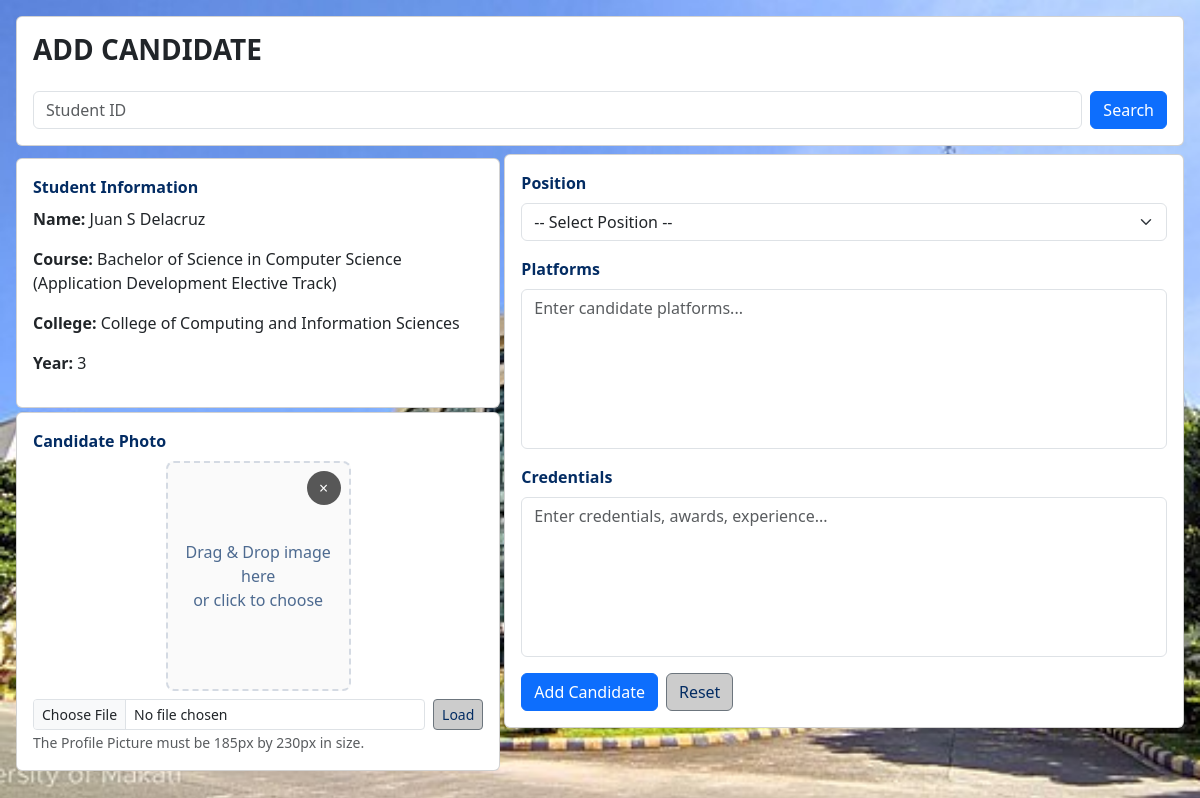
The page /uploads/add_candidate.php?user_id=1001 on the database its author committed.
### tables this page shows
CREATE TABLE `users` (
  `user_id` int(11) NOT NULL,
  `email` varchar(100) NOT NULL,
  `first_name` varchar(50) NOT NULL,
  `middle_name` varchar(50) DEFAULT NULL,
  `last_name` varchar(50) NOT NULL,
  `password_hash` varchar(255) NOT NULL,
  `qr_code` text DEFAULT NULL,
  `role` enum('STUDENT','ADMIN') NOT NULL,
  `full_name` varchar(155) GENERATED ALWAYS AS (concat_ws(' ',`first_name`,`middle_name`,`last_name`)) STORED
);

CREATE TABLE `courses` (
  `course_id` int(11) NOT NULL,
  `course_name` varchar(150) NOT NULL,
  `college_id` int(11) NOT NULL
);

CREATE TABLE `colleges` (
  `college_id` int(11) NOT NULL,
  `college_name` varchar(100) NOT NULL,
  `logo_path` varchar(255) DEFAULT NULL
);

CREATE TABLE `students` (
  `user_id` int(11) NOT NULL,
  `course_id` int(11) NOT NULL,
  `year_level` int(11) NOT NULL,
  `is_enrolled` tinyint(1) DEFAULT 1
);

### uploads/add_candidate.php (the view, shortened to what this page needs)
<?php
$db_host = 'localhost';
$db_user = 'root';
$db_pass = '';
$db_name = 'evoting_system';
$conn = new mysqli($db_host, $db_user, $db_pass, $db_name);
$student = null;
if (!$student && isset($_GET['user_id'])) {
    $uid = intval($_GET['user_id']);
    if ($uid > 0) {
        $sql = "SELECT u.user_id, COALESCE(u.full_name, CONCAT_WS(' ', u.first_name, u.middle_name, u.last_name)) AS full_name, s.year_level, s.is_enrolled, c.course_name, co.college_name
                FROM Users u
                JOIN Students s ON u.user_id = s.user_id
                JOIN Courses c ON s.course_id = c.course_id
                JOIN Colleges co ON c.college_id = co.college_id
                WHERE u.user_id = ? AND u.role = 'STUDENT' LIMIT 1";
        $stmt = $conn->prepare($sql);
        $stmt->bind_param('i', $uid);
        $stmt->execute();
        $res = $stmt->get_result();
        if ($res && $res->num_rows > 0) {
            $student = $res->fetch_assoc();
        }
    }
}
?>
<!doctype html>
<html lang="en">
<head>
  <link href="https://cdn.jsdelivr.net/npm/bootstrap@5.3.2/dist/css/bootstrap.min.css" rel="stylesheet">
  <link rel="stylesheet" href="front.css">
</head>
<body>
<div class="container-fluid p-3">
  <div class="card mb-2">
    <div class="card-body">
      <h3 class="fw-bold mb-4">ADD CANDIDATE</h3>
      <form method="post" class="row g-2 align-items-center">
        <div class="col-auto" style="flex:1">
          <input type="text" name="user_id" class="form-control" placeholder="Student ID" inputmode="numeric" pattern="\d*" required value="<?= isset($_POST['user_id']) ? htmlspecialchars($_POST['user_id']) : '' ?>">
        </div>
        <div class="col-auto">
          <button class="btn btn-primary" type="submit" name="search">Search</button>
        </div>
      </form>
    </div>
  </div>
  <?php if (isset($student) && $student): ?>
  <div class="row g-1">
    <div class="col-lg-5">
      <div class="card mt-1">
        <div class="card-body">
          <label class="form-label">Student Information</label>
          <p><strong>Name:</strong> <?= htmlspecialchars($student['full_name']) ?></p>
          <p><strong>Course:</strong> <?= htmlspecialchars($student['course_name']) ?></p>
          <p><strong>College:</strong> <?= htmlspecialchars($student['college_name']) ?></p>
          <p><strong>Year:</strong> <?= htmlspecialchars($student['year_level']) ?></p>
        </div>
      </div>
      <div class="card mt-1">
        <div class="card-body">
          <label class="form-label">Candidate Photo</label>
          <div id="dropbox" class="image-dropbox" tabindex="0">
            <div id="placeholder" class="text-center" style="color:rgba(3,44,99,.7);">
              Drag & Drop image here<br>or click to choose<br><small style="color:#666"></small>
            </div>
            <div class="image-controls">
              <button id="removeImage" type="button" class="remove-btn" title="Remove image">&times;</button>
            </div>
          </div>
          <div class="mt-2 d-flex gap-2">
            <input id="fileInput" name="candidate_file" type="file" accept="image/*" class="form-control form-control-sm">
            <button id="btnLoadFile" type="button" class="btn btn-secondary btn-sm">Load</button>
          </div>
          <small class="text-muted">The Profile Picture must be 185px by 230px in size.</small>
        </div>
      </div>
     </div>
    <div class="col-lg-7">
      <div class="card">
        <div class="card-body">
          <form method="post" enctype="multipart/form-data">
            <div class="mb-3">
              <label class="form-label">Position</label>
              <select name="position_id" class="form-select" required>
  <option value="">-- Select Position --</option>
</select>
            </div>
            <div class="mb-3">
              <label class="form-label">Platforms</label>
              <textarea name="platforms" class="form-control large" placeholder="Enter candidate platforms..." required></textarea>
            </div>
            <div class="mb-3">
              <label class="form-label">Credentials</label>
              <textarea name="credentials" class="form-control large" placeholder="Enter credentials, awards, experience..."></textarea>
            </div>
            <div class="d-flex gap-2">
              <button type="submit" name="add_candidate" class="btn btn-primary">Add Candidate</button>
              <button type="reset" id="btnReset" class="btn btn-secondary">Reset</button>
            </div>
          </form>
        </div>
      </div>
    </div>
  </div>
  <?php endif; ?>
</div>
</body>
</html>

### front.css (style rules this page uses)
:root { --blue: #032c63; --yellow: #ffc107; --white: #ffffff; --sidebar-width: 260px; }
body { background: linear-gradient(180deg,var(--white) 0%, #f6f9ff 100%); background: url("bg.jpg") no-repeat center center fixed; background-size: cover; font-family: 'Segoe UI', Tahoma, Geneva, Verdana, sans-serif; }
.btn-secondary { background: #ccc; color: #032c63; }
.image-dropbox { width:185px; height:230px; border:2px dashed rgba(3,44,99,0.15); border-radius:8px; background:#fafafa; display:flex; align-items:center; justify-content:center; position:relative; overflow:hidden; margin:0 auto; }
.image-controls { position:absolute; top:8px; right:8px; z-index:30; }
.remove-btn { background: rgba(0,0,0,0.65); color:#fff; border-radius:50%; width:34px; height:34px; display:flex; align-items:center; justify-content:center; border:none; }
textarea.large { height:160px; overflow:auto; resize:none; }
.card-body .form-label { font-weight: 700; color: #032c63; }
html, body { height: 100%; }

### rows shown on the page
users: courses.course_name "Bachelor of Science in Computer Science (Application Development Elective Track)", colleges.college_name "College of Computing and Information Sciences", students.year_level "3"

### other values the page prints
$student['full_name'] "Juan S Delacruz"
